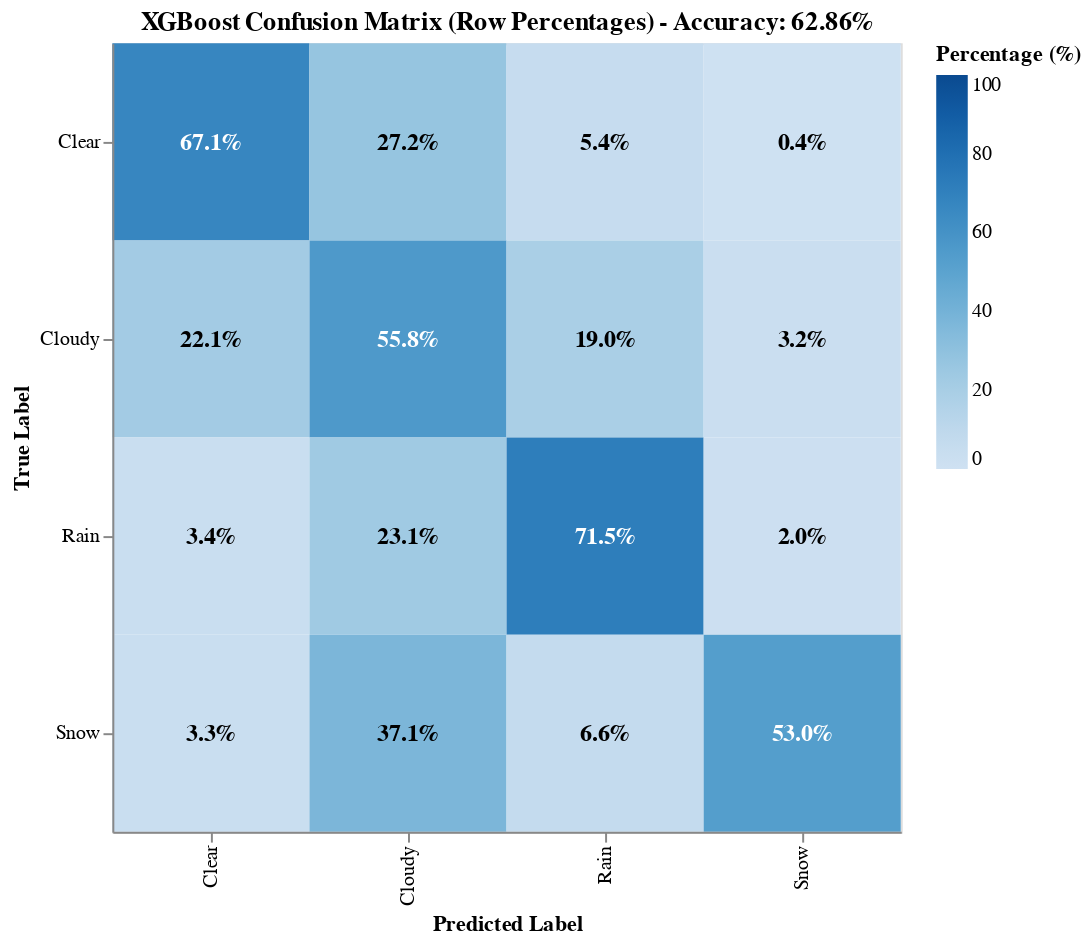

The specification (Vega-Lite) saved for this image:
### Vega-Lite specification from a JSON file in a GitHub repository (floating-point values rounded to 4 significant figures)
{"config": {"view": {"continuousWidth": 300, "continuousHeight": 300}}, "layer": [{"mark": {"type": "rect"}, "encoding": {"color": {"field": "Percentage", "scale": {"domain": [0, 100], "scheme": "blues"}, "title": "Percentage (%)", "type": "quantitative"}, "tooltip": [{"field": "True Label", "type": "nominal"}, {"field": "Predicted Label", "type": "nominal"}, {"field": "Percentage", "format": ".1f", "type": "quantitative"}], "x": {"field": "Predicted Label", "title": "Predicted Label", "type": "nominal"}, "y": {"field": "True Label", "title": "True Label", "type": "nominal"}}, "title": "XGBoost Confusion Matrix (Row Percentages) - Accuracy: 62.86%"}, {"mark": {"type": "text", "align": "center", "baseline": "middle", "fontSize": 12, "fontWeight": "bold"}, "encoding": {"color": {"condition": {"test": "(datum.Percentage > 50)", "value": "white"}, "value": "black"}, "text": {"field": "Text", "type": "nominal"}, "x": {"field": "Predicted Label", "type": "nominal"}, "y": {"field": "True Label", "type": "nominal"}}}], "data": {"name": "data-dbddf6a611b4ba494bf344635d6591cd"}, "height": 400, "width": 400, "$schema": "https://vega.github.io/schema/vega-lite/v5.20.1.json", "datasets": {"data-dbddf6a611b4ba494bf344635d6591cd": [{"True Label": "Clear", "Predicted Label": "Clear", "Percentage": 67.1, "Text": "67.1%"}, {"True Label": "Clear", "Predicted Label": "Cloudy", "Percentage": 27.17, "Text": "27.2%"}, {"True Label": "Clear", "Predicted Label": "Rain", "Percentage": 5.356, "Text": "5.4%"}, {"True Label": "Clear", "Predicted Label": "Snow", "Percentage": 0.3757, "Text": "0.4%"}, {"True Label": "Cloudy", "Predicted Label": "Clear", "Percentage": 22.12, "Text": "22.1%"}, {"True Label": "Cloudy", "Predicted Label": "Cloudy", "Percentage": 55.76, "Text": "55.8%"}, {"True Label": "Cloudy", "Predicted Label": "Rain", "Percentage": 18.97, "Text": "19.0%"}, {"True Label": "Cloudy", "Predicted Label": "Snow", "Percentage": 3.15, "Text": "3.2%"}, {"True Label": "Rain", "Predicted Label": "Clear", "Percentage": 3.388, "Text": "3.4%"}, {"True Label": "Rain", "Predicted Label": "Cloudy", "Percentage": 23.08, "Text": "23.1%"}, {"True Label": "Rain", "Predicted Label": "Rain", "Percentage": 71.5, "Text": "71.5%"}, {"True Label": "Rain", "Predicted Label": "Snow", "Percentage": 2.027, "Text": "2.0%"}, {"True Label": "Snow", "Predicted Label": "Clear", "Percentage": 3.256, "Text": "3.3%"}, {"True Label": "Snow", "Predicted Label": "Cloudy", "Percentage": 37.12, "Text": "37.1%"}, {"True Label": "Snow", "Predicted Label": "Rain", "Percentage": 6.585, "Text": "6.6%"}, {"True Label": "Snow", "Predicted Label": "Snow", "Percentage": 53.04, "Text": "53.0%"}]}}
